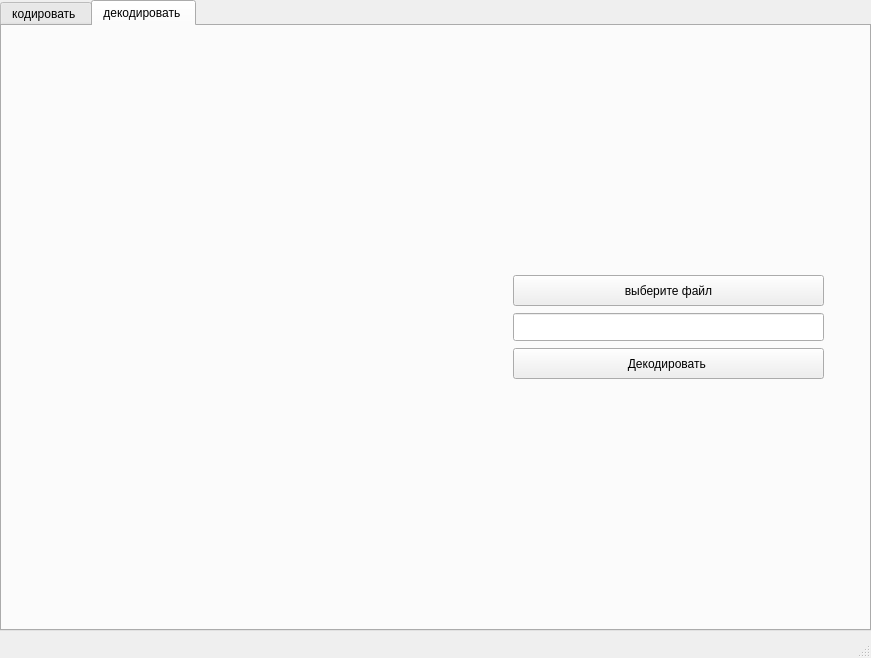
<?xml version="1.0" encoding="UTF-8"?>
<ui version="4.0">
 <class>MainWindow</class>
 <widget class="QMainWindow" name="MainWindow">
  <property name="geometry">
   <rect>
    <x>0</x>
    <y>0</y>
    <width>871</width>
    <height>658</height>
   </rect>
  </property>
  <property name="windowTitle">
   <string>MainWindow</string>
  </property>
  <widget class="QWidget" name="centralwidget">
   <widget class="QTabWidget" name="tabWidget">
    <property name="geometry">
     <rect>
      <x>0</x>
      <y>0</y>
      <width>871</width>
      <height>631</height>
     </rect>
    </property>
    <property name="sizePolicy">
     <sizepolicy hsizetype="Preferred" vsizetype="Preferred">
      <horstretch>0</horstretch>
      <verstretch>0</verstretch>
     </sizepolicy>
    </property>
    <property name="minimumSize">
     <size>
      <width>320</width>
      <height>320</height>
     </size>
    </property>
    <property name="styleSheet">
     <string notr="true">
background-image: url(:/resurses/images/fon.png);</string>
    </property>
    <property name="currentIndex">
     <number>1</number>
    </property>
    <widget class="QWidget" name="tab">
     <property name="styleSheet">
      <string notr="true"/>
     </property>
     <attribute name="title">
      <string>кодировать </string>
     </attribute>
     <widget class="QPushButton" name="pushButton">
      <property name="geometry">
       <rect>
        <x>60</x>
        <y>10</y>
        <width>261</width>
        <height>31</height>
       </rect>
      </property>
      <property name="maximumSize">
       <size>
        <width>300</width>
        <height>16777215</height>
       </size>
      </property>
      <property name="styleSheet">
       <string notr="true"/>
      </property>
      <property name="text">
       <string>выберите файл </string>
      </property>
     </widget>
     <widget class="QLabel" name="label_2">
      <property name="geometry">
       <rect>
        <x>450</x>
        <y>70</y>
        <width>380</width>
        <height>400</height>
       </rect>
      </property>
      <property name="sizePolicy">
       <sizepolicy hsizetype="Fixed" vsizetype="Fixed">
        <horstretch>0</horstretch>
        <verstretch>0</verstretch>
       </sizepolicy>
      </property>
      <property name="minimumSize">
       <size>
        <width>380</width>
        <height>400</height>
       </size>
      </property>
      <property name="baseSize">
       <size>
        <width>380</width>
        <height>380</height>
       </size>
      </property>
      <property name="styleSheet">
       <string notr="true">background-image: url(:/resurses/images/fon2.png);</string>
      </property>
      <property name="text">
       <string/>
      </property>
     </widget>
     <widget class="QLabel" name="label">
      <property name="geometry">
       <rect>
        <x>20</x>
        <y>70</y>
        <width>380</width>
        <height>400</height>
       </rect>
      </property>
      <property name="sizePolicy">
       <sizepolicy hsizetype="Fixed" vsizetype="Fixed">
        <horstretch>0</horstretch>
        <verstretch>0</verstretch>
       </sizepolicy>
      </property>
      <property name="minimumSize">
       <size>
        <width>380</width>
        <height>400</height>
       </size>
      </property>
      <property name="styleSheet">
       <string notr="true">background-image: url(:/resurses/images/fon2.png);</string>
      </property>
      <property name="text">
       <string/>
      </property>
     </widget>
     <widget class="QLineEdit" name="lineEdit">
      <property name="geometry">
       <rect>
        <x>31</x>
        <y>501</y>
        <width>621</width>
        <height>28</height>
       </rect>
      </property>
     </widget>
     <widget class="QPushButton" name="encodeButton">
      <property name="geometry">
       <rect>
        <x>657</x>
        <y>501</y>
        <width>101</width>
        <height>29</height>
       </rect>
      </property>
      <property name="styleSheet">
       <string notr="true"/>
      </property>
      <property name="text">
       <string>Кодировать </string>
      </property>
     </widget>
     <widget class="QPushButton" name="saveButton">
      <property name="geometry">
       <rect>
        <x>759</x>
        <y>501</y>
        <width>81</width>
        <height>29</height>
       </rect>
      </property>
      <property name="text">
       <string>Скачать </string>
      </property>
     </widget>
    </widget>
    <widget class="QWidget" name="tab_2">
     <attribute name="title">
      <string>декодировать </string>
     </attribute>
     <widget class="QLabel" name="label_3">
      <property name="geometry">
       <rect>
        <x>30</x>
        <y>50</y>
        <width>450</width>
        <height>450</height>
       </rect>
      </property>
      <property name="sizePolicy">
       <sizepolicy hsizetype="Fixed" vsizetype="Fixed">
        <horstretch>0</horstretch>
        <verstretch>0</verstretch>
       </sizepolicy>
      </property>
      <property name="minimumSize">
       <size>
        <width>450</width>
        <height>450</height>
       </size>
      </property>
      <property name="styleSheet">
       <string notr="true">background-image: url(:/resurses/images/fon2.png);</string>
      </property>
      <property name="text">
       <string/>
      </property>
     </widget>
     <widget class="QPushButton" name="pushButton_4">
      <property name="geometry">
       <rect>
        <x>511</x>
        <y>249</y>
        <width>311</width>
        <height>31</height>
       </rect>
      </property>
      <property name="styleSheet">
       <string notr="true"/>
      </property>
      <property name="text">
       <string>выберите файл</string>
      </property>
     </widget>
     <widget class="QPushButton" name="decodeButton">
      <property name="geometry">
       <rect>
        <x>511</x>
        <y>322</y>
        <width>311</width>
        <height>31</height>
       </rect>
      </property>
      <property name="text">
       <string>Декодировать </string>
      </property>
     </widget>
     <widget class="QLineEdit" name="lineEdit_2">
      <property name="geometry">
       <rect>
        <x>511</x>
        <y>287</y>
        <width>311</width>
        <height>28</height>
       </rect>
      </property>
     </widget>
    </widget>
   </widget>
  </widget>
  <widget class="QMenuBar" name="menubar">
   <property name="geometry">
    <rect>
     <x>0</x>
     <y>0</y>
     <width>871</width>
     <height>25</height>
    </rect>
   </property>
  </widget>
  <widget class="QStatusBar" name="statusbar"/>
 </widget>
 <resources/>
 <connections/>
</ui>
